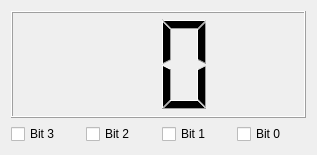
<?xml version="1.0" encoding="UTF-8"?>
<ui version="4.0">
 <class>Widget</class>
 <widget class="QWidget" name="Widget">
  <property name="geometry">
   <rect>
    <x>0</x>
    <y>0</y>
    <width>317</width>
    <height>155</height>
   </rect>
  </property>
  <property name="windowTitle">
   <string>Binary</string>
  </property>
  <layout class="QVBoxLayout" name="verticalLayout">
   <item>
    <widget class="QLCDNumber" name="lcdNumber">
     <property name="digitCount">
      <number>2</number>
     </property>
    </widget>
   </item>
   <item>
    <layout class="QHBoxLayout" name="horizontalLayout">
     <item>
      <widget class="QCheckBox" name="bit3">
       <property name="layoutDirection">
        <enum>Qt::LeftToRight</enum>
       </property>
       <property name="text">
        <string>Bit 3</string>
       </property>
      </widget>
     </item>
     <item>
      <widget class="QCheckBox" name="bit2">
       <property name="text">
        <string>Bit 2</string>
       </property>
      </widget>
     </item>
     <item>
      <widget class="QCheckBox" name="bit1">
       <property name="text">
        <string>Bit 1</string>
       </property>
      </widget>
     </item>
     <item>
      <widget class="QCheckBox" name="bit0">
       <property name="text">
        <string>Bit 0</string>
       </property>
      </widget>
     </item>
    </layout>
   </item>
  </layout>
 </widget>
 <layoutdefault spacing="6" margin="11"/>
 <resources/>
 <connections/>
</ui>
